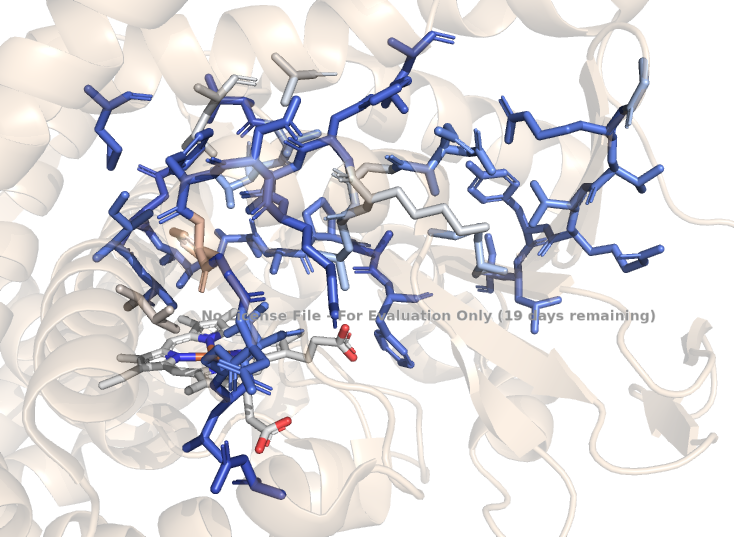

Write the Python code that produced this figure.
import pandas as pd
import matplotlib.pyplot as plt
from pymol import cmd

def normalize(col):
    # col = pd.Series
    col -= col.min()
    col /= col.max()
    return col

def make_colors(csv):
    df = pd.read_csv(csv)
    scores = normalize(df['score'])
    colors = plt.cm.coolwarm(scores)[:,:-1]
    return {i:j for i, j in zip(df['res'], colors)}
    



def heatmap(scores):
    colors = make_colors(scores)
    df = pd.read_csv(scores)
    nscores = normalize(df['score'])
    for i, j in zip(colors.keys(), nscores):
        cmd.set_color(f'c{i}', colors[i].tolist())
        cmd.show('sticks', f'(sidechain, resi {i})')
        cmd.color(f'c{i}', f'resi {i}')


cmd.extend('heatmap', heatmap)
